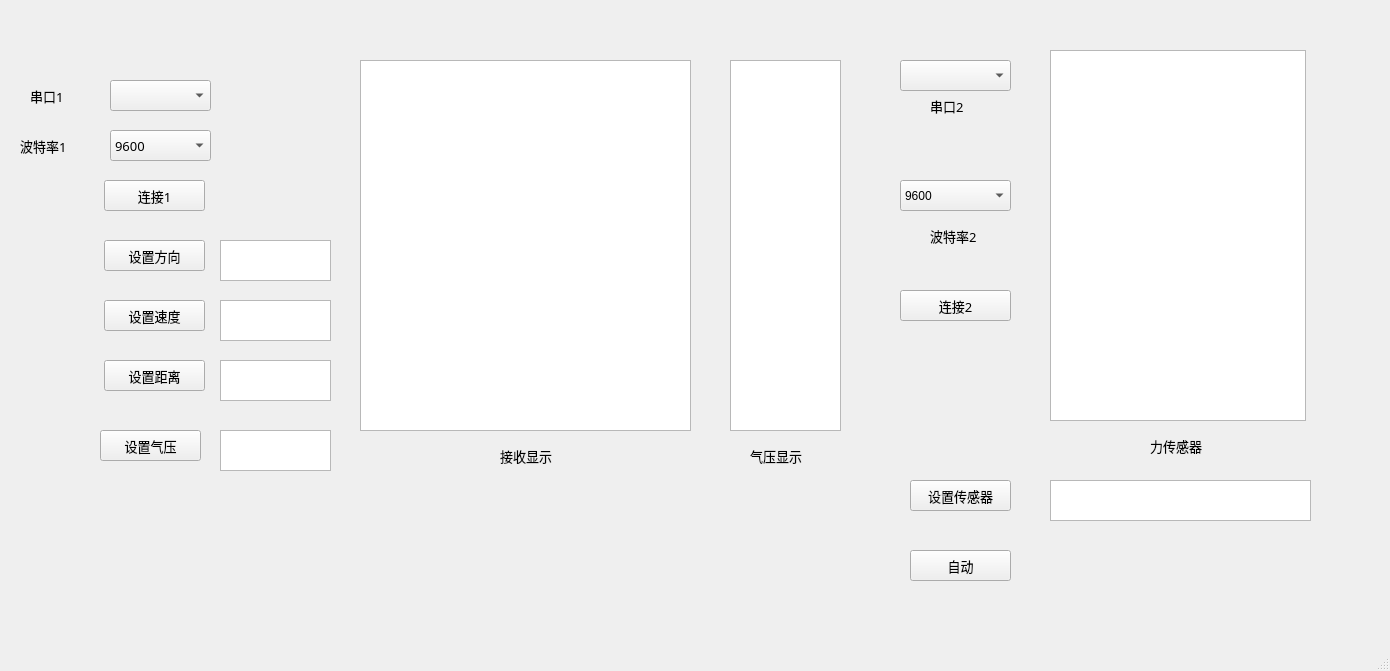
<?xml version="1.0" encoding="UTF-8"?>
<ui version="4.0">
 <class>MainWindow</class>
 <widget class="QMainWindow" name="MainWindow">
  <property name="geometry">
   <rect>
    <x>0</x>
    <y>0</y>
    <width>1390</width>
    <height>671</height>
   </rect>
  </property>
  <property name="windowTitle">
   <string>MainWindow</string>
  </property>
  <widget class="QWidget" name="centralwidget">
   <widget class="QComboBox" name="comboBox">
    <property name="geometry">
     <rect>
      <x>110</x>
      <y>80</y>
      <width>101</width>
      <height>31</height>
     </rect>
    </property>
    <property name="font">
     <font>
      <family>宋体</family>
      <pointsize>10</pointsize>
     </font>
    </property>
   </widget>
   <widget class="QComboBox" name="comboBox_2">
    <property name="geometry">
     <rect>
      <x>110</x>
      <y>130</y>
      <width>101</width>
      <height>31</height>
     </rect>
    </property>
    <property name="font">
     <font>
      <family>宋体</family>
      <pointsize>10</pointsize>
     </font>
    </property>
    <item>
     <property name="text">
      <string>9600</string>
     </property>
    </item>
    <item>
     <property name="text">
      <string>19200</string>
     </property>
    </item>
    <item>
     <property name="text">
      <string>38400</string>
     </property>
    </item>
    <item>
     <property name="text">
      <string>115200</string>
     </property>
    </item>
   </widget>
   <widget class="QLabel" name="label">
    <property name="geometry">
     <rect>
      <x>30</x>
      <y>80</y>
      <width>51</width>
      <height>31</height>
     </rect>
    </property>
    <property name="sizePolicy">
     <sizepolicy hsizetype="Minimum" vsizetype="Fixed">
      <horstretch>0</horstretch>
      <verstretch>0</verstretch>
     </sizepolicy>
    </property>
    <property name="font">
     <font>
      <family>宋体</family>
      <pointsize>10</pointsize>
     </font>
    </property>
    <property name="text">
     <string>串口1</string>
    </property>
   </widget>
   <widget class="QLabel" name="label_2">
    <property name="enabled">
     <bool>true</bool>
    </property>
    <property name="geometry">
     <rect>
      <x>20</x>
      <y>130</y>
      <width>71</width>
      <height>31</height>
     </rect>
    </property>
    <property name="sizePolicy">
     <sizepolicy hsizetype="Minimum" vsizetype="Fixed">
      <horstretch>0</horstretch>
      <verstretch>0</verstretch>
     </sizepolicy>
    </property>
    <property name="font">
     <font>
      <family>宋体</family>
      <pointsize>10</pointsize>
     </font>
    </property>
    <property name="text">
     <string>波特率1</string>
    </property>
   </widget>
   <widget class="QPushButton" name="pushButton">
    <property name="geometry">
     <rect>
      <x>104</x>
      <y>180</y>
      <width>101</width>
      <height>31</height>
     </rect>
    </property>
    <property name="font">
     <font>
      <family>宋体</family>
      <pointsize>10</pointsize>
     </font>
    </property>
    <property name="text">
     <string>连接1</string>
    </property>
   </widget>
   <widget class="QPushButton" name="pushButton_2">
    <property name="geometry">
     <rect>
      <x>104</x>
      <y>240</y>
      <width>101</width>
      <height>31</height>
     </rect>
    </property>
    <property name="font">
     <font>
      <family>宋体</family>
      <pointsize>10</pointsize>
     </font>
    </property>
    <property name="text">
     <string>设置方向</string>
    </property>
   </widget>
   <widget class="QPushButton" name="pushButton_3">
    <property name="geometry">
     <rect>
      <x>104</x>
      <y>300</y>
      <width>101</width>
      <height>31</height>
     </rect>
    </property>
    <property name="font">
     <font>
      <family>宋体</family>
      <pointsize>10</pointsize>
     </font>
    </property>
    <property name="text">
     <string>设置速度</string>
    </property>
   </widget>
   <widget class="QPushButton" name="pushButton_4">
    <property name="geometry">
     <rect>
      <x>104</x>
      <y>360</y>
      <width>101</width>
      <height>31</height>
     </rect>
    </property>
    <property name="font">
     <font>
      <family>宋体</family>
      <pointsize>10</pointsize>
     </font>
    </property>
    <property name="text">
     <string>设置距离</string>
    </property>
   </widget>
   <widget class="QTextBrowser" name="textBrowser">
    <property name="geometry">
     <rect>
      <x>360</x>
      <y>60</y>
      <width>331</width>
      <height>371</height>
     </rect>
    </property>
    <property name="font">
     <font>
      <family>宋体</family>
      <pointsize>10</pointsize>
     </font>
    </property>
   </widget>
   <widget class="QLabel" name="label_3">
    <property name="geometry">
     <rect>
      <x>500</x>
      <y>440</y>
      <width>91</width>
      <height>31</height>
     </rect>
    </property>
    <property name="sizePolicy">
     <sizepolicy hsizetype="Preferred" vsizetype="Preferred">
      <horstretch>0</horstretch>
      <verstretch>0</verstretch>
     </sizepolicy>
    </property>
    <property name="font">
     <font>
      <family>宋体</family>
      <pointsize>10</pointsize>
     </font>
    </property>
    <property name="text">
     <string>接收显示</string>
    </property>
   </widget>
   <widget class="QTextEdit" name="textEdit">
    <property name="geometry">
     <rect>
      <x>220</x>
      <y>240</y>
      <width>111</width>
      <height>41</height>
     </rect>
    </property>
    <property name="sizePolicy">
     <sizepolicy hsizetype="Minimum" vsizetype="Fixed">
      <horstretch>0</horstretch>
      <verstretch>0</verstretch>
     </sizepolicy>
    </property>
    <property name="font">
     <font>
      <family>宋体</family>
      <pointsize>10</pointsize>
     </font>
    </property>
   </widget>
   <widget class="QTextEdit" name="textEdit_2">
    <property name="geometry">
     <rect>
      <x>220</x>
      <y>360</y>
      <width>111</width>
      <height>41</height>
     </rect>
    </property>
    <property name="sizePolicy">
     <sizepolicy hsizetype="Minimum" vsizetype="Fixed">
      <horstretch>0</horstretch>
      <verstretch>0</verstretch>
     </sizepolicy>
    </property>
    <property name="font">
     <font>
      <family>宋体</family>
      <pointsize>10</pointsize>
     </font>
    </property>
   </widget>
   <widget class="QTextEdit" name="textEdit_3">
    <property name="geometry">
     <rect>
      <x>220</x>
      <y>300</y>
      <width>111</width>
      <height>41</height>
     </rect>
    </property>
    <property name="sizePolicy">
     <sizepolicy hsizetype="Minimum" vsizetype="Fixed">
      <horstretch>0</horstretch>
      <verstretch>0</verstretch>
     </sizepolicy>
    </property>
    <property name="font">
     <font>
      <family>宋体</family>
      <pointsize>10</pointsize>
     </font>
    </property>
   </widget>
   <widget class="QPushButton" name="pushButton_5">
    <property name="geometry">
     <rect>
      <x>100</x>
      <y>430</y>
      <width>101</width>
      <height>31</height>
     </rect>
    </property>
    <property name="font">
     <font>
      <family>宋体</family>
      <pointsize>10</pointsize>
     </font>
    </property>
    <property name="text">
     <string>设置气压</string>
    </property>
   </widget>
   <widget class="QTextEdit" name="textEdit_4">
    <property name="geometry">
     <rect>
      <x>220</x>
      <y>430</y>
      <width>111</width>
      <height>41</height>
     </rect>
    </property>
    <property name="sizePolicy">
     <sizepolicy hsizetype="Minimum" vsizetype="Fixed">
      <horstretch>0</horstretch>
      <verstretch>0</verstretch>
     </sizepolicy>
    </property>
    <property name="font">
     <font>
      <family>宋体</family>
      <pointsize>10</pointsize>
     </font>
    </property>
   </widget>
   <widget class="QTextBrowser" name="textBrowser_2">
    <property name="geometry">
     <rect>
      <x>730</x>
      <y>60</y>
      <width>111</width>
      <height>371</height>
     </rect>
    </property>
   </widget>
   <widget class="QLabel" name="label_4">
    <property name="geometry">
     <rect>
      <x>750</x>
      <y>440</y>
      <width>91</width>
      <height>31</height>
     </rect>
    </property>
    <property name="sizePolicy">
     <sizepolicy hsizetype="Preferred" vsizetype="Preferred">
      <horstretch>0</horstretch>
      <verstretch>0</verstretch>
     </sizepolicy>
    </property>
    <property name="font">
     <font>
      <family>宋体</family>
      <pointsize>10</pointsize>
     </font>
    </property>
    <property name="text">
     <string>气压显示</string>
    </property>
   </widget>
   <widget class="QComboBox" name="comboBox_3">
    <property name="geometry">
     <rect>
      <x>900</x>
      <y>60</y>
      <width>111</width>
      <height>31</height>
     </rect>
    </property>
    <property name="font">
     <font>
      <family>宋体</family>
      <pointsize>10</pointsize>
     </font>
    </property>
   </widget>
   <widget class="QComboBox" name="comboBox_4">
    <property name="geometry">
     <rect>
      <x>900</x>
      <y>180</y>
      <width>111</width>
      <height>31</height>
     </rect>
    </property>
    <item>
     <property name="text">
      <string>9600</string>
     </property>
    </item>
    <item>
     <property name="text">
      <string>19200</string>
     </property>
    </item>
    <item>
     <property name="text">
      <string>38400</string>
     </property>
    </item>
    <item>
     <property name="text">
      <string>115200</string>
     </property>
    </item>
   </widget>
   <widget class="QLabel" name="label_5">
    <property name="geometry">
     <rect>
      <x>930</x>
      <y>90</y>
      <width>51</width>
      <height>31</height>
     </rect>
    </property>
    <property name="sizePolicy">
     <sizepolicy hsizetype="Minimum" vsizetype="Fixed">
      <horstretch>0</horstretch>
      <verstretch>0</verstretch>
     </sizepolicy>
    </property>
    <property name="font">
     <font>
      <family>宋体</family>
      <pointsize>10</pointsize>
     </font>
    </property>
    <property name="text">
     <string>串口2</string>
    </property>
   </widget>
   <widget class="QLabel" name="label_6">
    <property name="enabled">
     <bool>true</bool>
    </property>
    <property name="geometry">
     <rect>
      <x>930</x>
      <y>220</y>
      <width>71</width>
      <height>31</height>
     </rect>
    </property>
    <property name="sizePolicy">
     <sizepolicy hsizetype="Minimum" vsizetype="Fixed">
      <horstretch>0</horstretch>
      <verstretch>0</verstretch>
     </sizepolicy>
    </property>
    <property name="font">
     <font>
      <family>宋体</family>
      <pointsize>10</pointsize>
     </font>
    </property>
    <property name="text">
     <string>波特率2</string>
    </property>
   </widget>
   <widget class="QPushButton" name="pushButton_6">
    <property name="geometry">
     <rect>
      <x>900</x>
      <y>290</y>
      <width>111</width>
      <height>31</height>
     </rect>
    </property>
    <property name="font">
     <font>
      <family>宋体</family>
      <pointsize>10</pointsize>
     </font>
    </property>
    <property name="text">
     <string>连接2</string>
    </property>
   </widget>
   <widget class="QTextBrowser" name="textBrowser_3">
    <property name="geometry">
     <rect>
      <x>1050</x>
      <y>50</y>
      <width>256</width>
      <height>371</height>
     </rect>
    </property>
   </widget>
   <widget class="QLabel" name="label_7">
    <property name="geometry">
     <rect>
      <x>1150</x>
      <y>430</y>
      <width>91</width>
      <height>31</height>
     </rect>
    </property>
    <property name="sizePolicy">
     <sizepolicy hsizetype="Preferred" vsizetype="Preferred">
      <horstretch>0</horstretch>
      <verstretch>0</verstretch>
     </sizepolicy>
    </property>
    <property name="font">
     <font>
      <family>宋体</family>
      <pointsize>10</pointsize>
     </font>
    </property>
    <property name="text">
     <string>力传感器</string>
    </property>
   </widget>
   <widget class="QPushButton" name="pushButton_7">
    <property name="geometry">
     <rect>
      <x>910</x>
      <y>480</y>
      <width>101</width>
      <height>31</height>
     </rect>
    </property>
    <property name="font">
     <font>
      <family>宋体</family>
      <pointsize>10</pointsize>
     </font>
    </property>
    <property name="text">
     <string>设置传感器</string>
    </property>
   </widget>
   <widget class="QTextEdit" name="textEdit_5">
    <property name="geometry">
     <rect>
      <x>1050</x>
      <y>480</y>
      <width>261</width>
      <height>41</height>
     </rect>
    </property>
    <property name="sizePolicy">
     <sizepolicy hsizetype="Minimum" vsizetype="Fixed">
      <horstretch>0</horstretch>
      <verstretch>0</verstretch>
     </sizepolicy>
    </property>
    <property name="font">
     <font>
      <family>宋体</family>
      <pointsize>10</pointsize>
     </font>
    </property>
   </widget>
   <widget class="QPushButton" name="pushButton_8">
    <property name="geometry">
     <rect>
      <x>910</x>
      <y>550</y>
      <width>101</width>
      <height>31</height>
     </rect>
    </property>
    <property name="font">
     <font>
      <family>宋体</family>
      <pointsize>10</pointsize>
     </font>
    </property>
    <property name="text">
     <string>自动</string>
    </property>
   </widget>
  </widget>
  <widget class="QMenuBar" name="menubar">
   <property name="geometry">
    <rect>
     <x>0</x>
     <y>0</y>
     <width>1390</width>
     <height>22</height>
    </rect>
   </property>
  </widget>
  <widget class="QStatusBar" name="statusbar"/>
 </widget>
 <resources/>
 <connections>
  <connection>
   <sender>comboBox</sender>
   <signal>activated(QString)</signal>
   <receiver>MainWindow</receiver>
   <slot>port_change1()</slot>
   <hints>
    <hint type="sourcelabel">
     <x>208</x>
     <y>132</y>
    </hint>
    <hint type="destinationlabel">
     <x>290</x>
     <y>181</y>
    </hint>
   </hints>
  </connection>
  <connection>
   <sender>comboBox_2</sender>
   <signal>activated(QString)</signal>
   <receiver>MainWindow</receiver>
   <slot>baud_change1()</slot>
   <hints>
    <hint type="sourcelabel">
     <x>191</x>
     <y>182</y>
    </hint>
    <hint type="destinationlabel">
     <x>287</x>
     <y>229</y>
    </hint>
   </hints>
  </connection>
  <connection>
   <sender>pushButton</sender>
   <signal>clicked()</signal>
   <receiver>MainWindow</receiver>
   <slot>connect_btu1()</slot>
   <hints>
    <hint type="sourcelabel">
     <x>181</x>
     <y>232</y>
    </hint>
    <hint type="destinationlabel">
     <x>284</x>
     <y>269</y>
    </hint>
   </hints>
  </connection>
  <connection>
   <sender>pushButton_2</sender>
   <signal>clicked()</signal>
   <receiver>MainWindow</receiver>
   <slot>set_dir()</slot>
   <hints>
    <hint type="sourcelabel">
     <x>132</x>
     <y>292</y>
    </hint>
    <hint type="destinationlabel">
     <x>89</x>
     <y>329</y>
    </hint>
   </hints>
  </connection>
  <connection>
   <sender>pushButton_3</sender>
   <signal>clicked()</signal>
   <receiver>MainWindow</receiver>
   <slot>set_speed()</slot>
   <hints>
    <hint type="sourcelabel">
     <x>141</x>
     <y>352</y>
    </hint>
    <hint type="destinationlabel">
     <x>87</x>
     <y>385</y>
    </hint>
   </hints>
  </connection>
  <connection>
   <sender>pushButton_4</sender>
   <signal>clicked()</signal>
   <receiver>MainWindow</receiver>
   <slot>set_step()</slot>
   <hints>
    <hint type="sourcelabel">
     <x>137</x>
     <y>412</y>
    </hint>
    <hint type="destinationlabel">
     <x>83</x>
     <y>437</y>
    </hint>
   </hints>
  </connection>
  <connection>
   <sender>pushButton_5</sender>
   <signal>clicked()</signal>
   <receiver>MainWindow</receiver>
   <slot>set_air()</slot>
   <hints>
    <hint type="sourcelabel">
     <x>162</x>
     <y>464</y>
    </hint>
    <hint type="destinationlabel">
     <x>48</x>
     <y>505</y>
    </hint>
   </hints>
  </connection>
  <connection>
   <sender>comboBox_3</sender>
   <signal>activated(QString)</signal>
   <receiver>MainWindow</receiver>
   <slot>port_change2()</slot>
   <hints>
    <hint type="sourcelabel">
     <x>951</x>
     <y>103</y>
    </hint>
    <hint type="destinationlabel">
     <x>1028</x>
     <y>133</y>
    </hint>
   </hints>
  </connection>
  <connection>
   <sender>comboBox_4</sender>
   <signal>activated(QString)</signal>
   <receiver>MainWindow</receiver>
   <slot>baud_change2()</slot>
   <hints>
    <hint type="sourcelabel">
     <x>960</x>
     <y>223</y>
    </hint>
    <hint type="destinationlabel">
     <x>1026</x>
     <y>250</y>
    </hint>
   </hints>
  </connection>
  <connection>
   <sender>pushButton_6</sender>
   <signal>clicked()</signal>
   <receiver>MainWindow</receiver>
   <slot>connect_btu2()</slot>
   <hints>
    <hint type="sourcelabel">
     <x>936</x>
     <y>330</y>
    </hint>
    <hint type="destinationlabel">
     <x>1014</x>
     <y>368</y>
    </hint>
   </hints>
  </connection>
  <connection>
   <sender>pushButton_7</sender>
   <signal>clicked()</signal>
   <receiver>MainWindow</receiver>
   <slot>set_sensor()</slot>
   <hints>
    <hint type="sourcelabel">
     <x>968</x>
     <y>524</y>
    </hint>
    <hint type="destinationlabel">
     <x>868</x>
     <y>565</y>
    </hint>
   </hints>
  </connection>
  <connection>
   <sender>pushButton_8</sender>
   <signal>clicked()</signal>
   <receiver>MainWindow</receiver>
   <slot>set_auto()</slot>
   <hints>
    <hint type="sourcelabel">
     <x>943</x>
     <y>587</y>
    </hint>
    <hint type="destinationlabel">
     <x>1053</x>
     <y>614</y>
    </hint>
   </hints>
  </connection>
 </connections>
 <slots>
  <slot>port_change1()</slot>
  <slot>baud_change1()</slot>
  <slot>connect_btu1()</slot>
  <slot>set_dir()</slot>
  <slot>set_speed()</slot>
  <slot>set_step()</slot>
  <slot>set_air()</slot>
  <slot>port_change2()</slot>
  <slot>baud_change2()</slot>
  <slot>connect_btu2()</slot>
  <slot>set_sensor()</slot>
  <slot>set_auto()</slot>
 </slots>
</ui>
